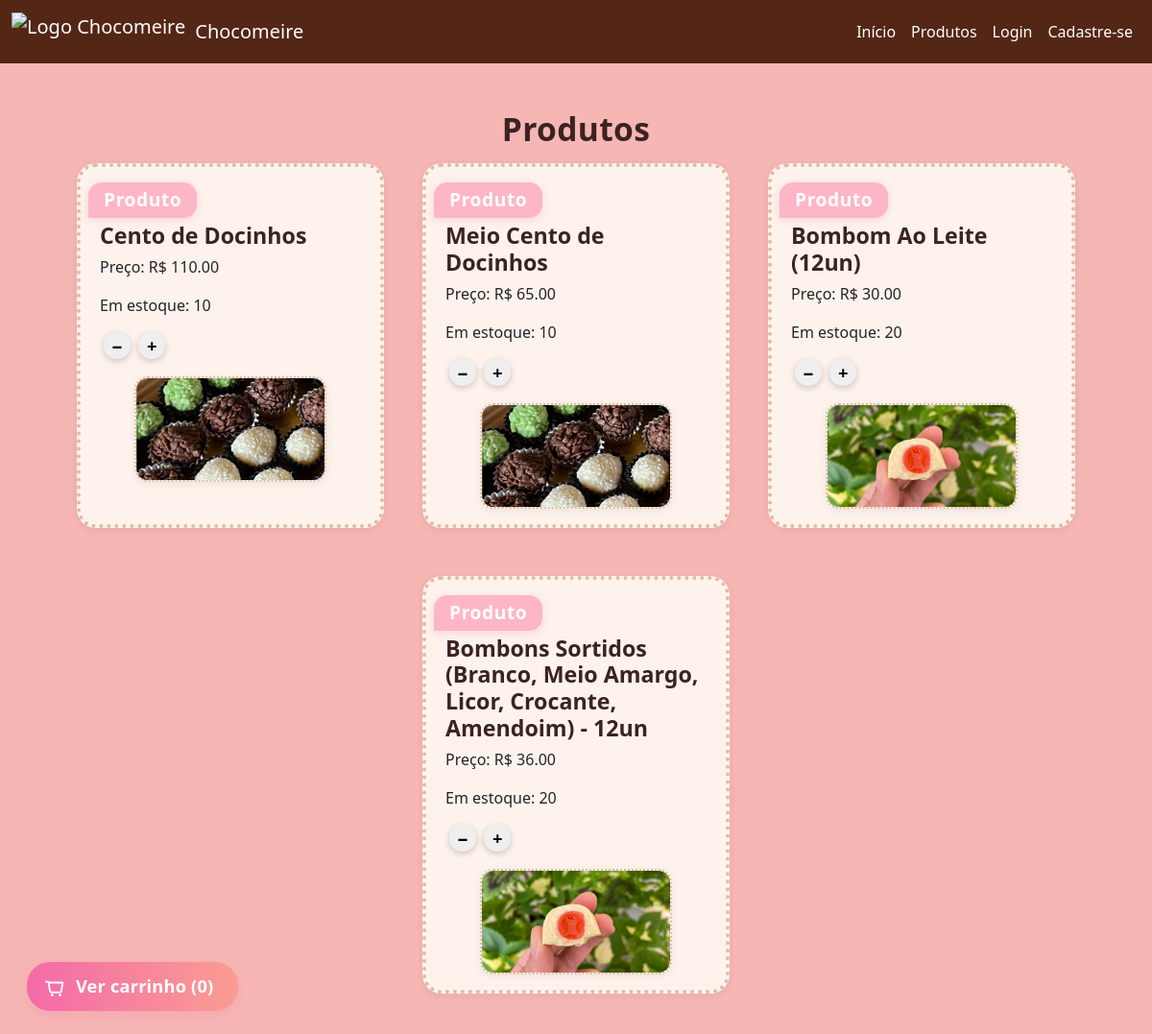
/produtos, run on an earlier commit of the app's database.
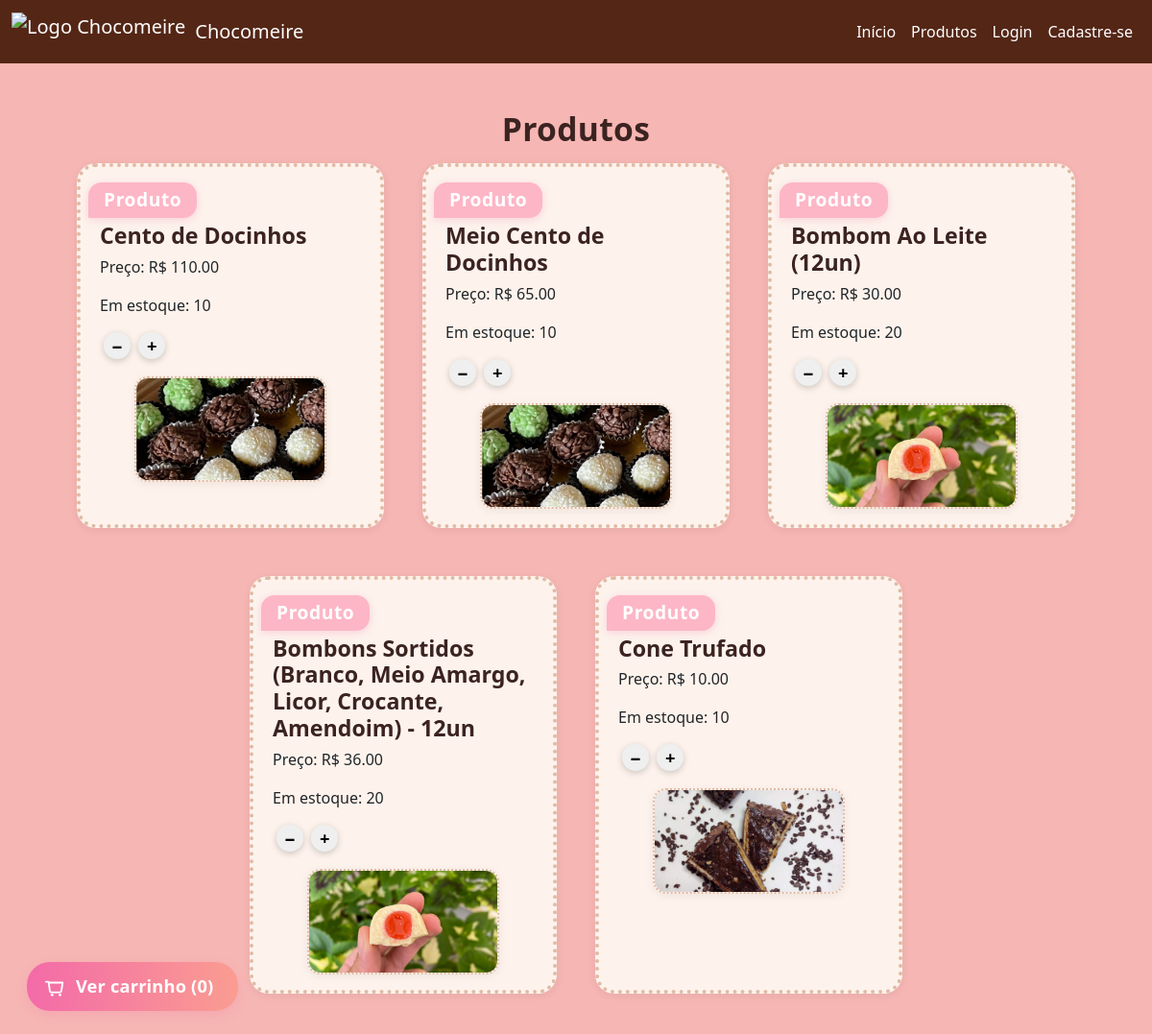
And on a later commit of the database.
### models/produto.py (models this page shows, shortened)
class Produto(db.Model):
    id = db.Column(db.Integer, primary_key=True)
    nome = db.Column(db.String(100), nullable=False)
    preco = db.Column(db.Float, nullable=False)
    estoque = db.Column(db.Integer, nullable=False)
    imagem = db.Column(db.String(200), nullable=True)

### app.py (the view)
@app.route('/produtos')
def produtos():
    usuario = get_usuario_logado()
    produtos = Produto.query.all()
    return render_template('produtos.html', usuario=usuario, produtos=produtos)

### app.py (called while the page is built)
def get_usuario_logado():
    if 'usuario_id' in session:
        return db.session.get(User, session['usuario_id'])
    return None

### templates/produtos.html (shortened to what this page needs)
{% extends 'base.html' %}
{% block content %}
<div class="container text-center mt-5">
    <h2 class="titulo-centralizado">Produtos</h2>
    <div class="produtos-lista">
        {% for produto in produtos %}
        <div class="produto-card-grande">
            <div class="produto-info-grande">
                <span class="tag-produto">Produto</span>
                <h3>{{ produto.nome }}</h3>
                <p>Preço: R$ {{ "%.2f"|format(produto.preco) }}</p>
                <p>Em estoque: {{ produto.estoque }}</p>
                <button class="btn-menor" onclick="removeFromCart('{{ produto.id }}')">−</button>
                <button class="btn-menor" onclick="addToCart('{{ produto.id }}')">+</button>
            </div>
            {% if produto.imagem %}
            <div class="imagem-e-botoes-centralizada">
                <img src="{{ url_for('static', filename=produto.imagem) }}" alt="{{ produto.nome }}" class="imagem-produto-grande">
            </div>
            {% endif %}
        </div>
        {% endfor %}
    </div>
    <a href="{{ url_for('carrinho') }}" class="carrinho-link-produtos" id="cart-fab">
        Ver carrinho (<span id="cart-qty">0</span>)
    </a>
</div>
{% endblock %}

### templates/base.html (shortened to what this page needs)
<!DOCTYPE html>
<html lang="pt-BR">
<head>
    <link href="https://cdn.jsdelivr.net/npm/bootstrap@5.3.0/dist/css/bootstrap.min.css" rel="stylesheet">
    <link href="{{ url_for('static', filename='style.css') }}" rel="stylesheet">
</head>
<body>
    <nav class="navbar navbar-expand-lg navbar-custom">
        <div class="container-fluid">
            <a class="navbar-brand d-flex align-items-center" href="/">
                <img src="https://raw.githubusercontent.com/unimetrocamp-startupclass/LTD.2025.1.028-CHOCOMEIRE/main/static/Logo.Chocomeire.jpg" alt="Logo Chocomeire">
                Chocomeire
            </a>
            <div class="collapse navbar-collapse" id="navbarNav">
                <ul class="navbar-nav ms-auto">
                    <li class="nav-item"><a class="nav-link" href="/">Início</a></li>
                    <li class="nav-item"><a class="nav-link" href="/produtos">Produtos</a></li>
                    {% if usuario %}
                        {% if usuario.is_admin %}
                            <li class="nav-item">
                                <a class="nav-link" href="{{ url_for('admin_dashboard') }}">Painel Admin</a>
                            </li>
                        {% endif %}
                        <li class="nav-item">
                            <a class="nav-link" href="{{ url_for('meus_pedidos') }}">Meus Pedidos</a>
                        </li>
                        <li class="nav-item">
                            <a class="nav-link disabled">
                                Olá, {{ usuario.nome }}
                                {% if usuario.is_admin %}
                                    <span class="badge bg-warning text-dark ms-2">Administrador</span>
                                {% endif %}
                            </a>
                        </li>
                        <li class="nav-item">
                            <a class="nav-link" href="/logout">Sair</a>
                        </li>
                    {% else %}
                        <li class="nav-item"><a class="nav-link" href="/login">Login</a></li>
                        <li class="nav-item"><a class="nav-link" href="/cadastro">Cadastre-se</a></li>
                    {% endif %}
                </ul>
            </div>
        </div>
    </nav>
    <main class="container mt-4">
        {% block content %}{% endblock %}
    </main>
</body>
</html>

### static/style.css (style rules this page uses)
body { background-color: #f6b6b3; }
.navbar-custom { background-color: #542616; }
.navbar-custom .navbar-brand, .navbar-custom .nav-link, .navbar-custom .navbar-toggler-icon { color: #fff; }
.navbar-brand img { height: 40px; margin-right: 10px; }
.titulo-centralizado { text-align: center; margin-top: 18px; margin-bottom: 16px; font-size: 2.1rem; font-weight: 700; letter-spacing: 0.01em; color: #3b2321; }
.produtos-lista { display: flex; flex-wrap: wrap; gap: 40px; justify-content: center; margin-top: 16px; margin-bottom: 32px; }
.produto-card-grande { background: #fdf3ec; border-radius: 20px; border: 4px dotted #e0bba5; box-shadow: 0 2px 10px #0001; padding: 16px 20px; width: 320px; max-width: 98vw; display: flex; flex-direction: column; align-items: stretch; transition: box-shadow 0.2s; margin-bottom: 10px; box-sizing: border-box; }
.produto-info-grande { text-align: left; margin-bottom: 8px; }
.produto-info-grande h2, .produto-info-grande h3 { margin: 0 0 6px 0; font-size: 1.45rem; font-weight: 700; color: #3b2321; }
.btn-menor { width: 28px; height: 28px; font-size: 1.15rem; font-weight: bold; border-radius: 50%; border: none; box-shadow: 0 2px 7px #0003; display: inline-flex; align-items: center; justify-content: center; line-height: 28px; cursor: pointer; z-index: 2; transition: background 0.2s, color 0.2s; padding: 0; margin-left: 4px; }
.imagem-e-botoes-centralizada { display: flex; justify-content: center; margin-top: 10px; }
.imagem-produto-grande { width: 200px; height: 110px; border-radius: 14px; border: 2.5px dotted #e0bba5; background: #fdf3ec; box-shadow: 0 2px 10px #0001; object-fit: cover; display: block; }
.carrinho-link-produtos { display: inline-block; background: linear-gradient(90deg, #f36aa8 0%, #fa9d91 100%); color: #fff !important; font-weight: 600; padding: 12px 26px 12px 18px; border-radius: 24px; text-decoration: none; box-shadow: 0 4px 12px #f36aa830; font-size: 1.14rem; transition: background 0.2s, box-shadow 0.2s, transform 0.1s; position: fixed; left: 28px; bottom: 24px; z-index: 999; border: none; outline: none; cursor: pointer; letter-spacing: 0.01em; }
.carrinho-link-produtos svg { vertical-align: middle; margin-right: 6px; }
.tag-produto { display: inline-block; background: #fdb6c6; color: #fff; font-weight: 700; font-size: 1.2rem; border-radius: 14px 14px 14px 0; padding: 4px 16px; margin-bottom: 5px; margin-left: -12px; box-shadow: 0 2px 8px #f36aa840; letter-spacing: 0.03em; }

What changed in the data, as far as the page shows it:
added Produto: nome "Cone Trufado", preco "10.00", estoque "10", imagem (picture)
